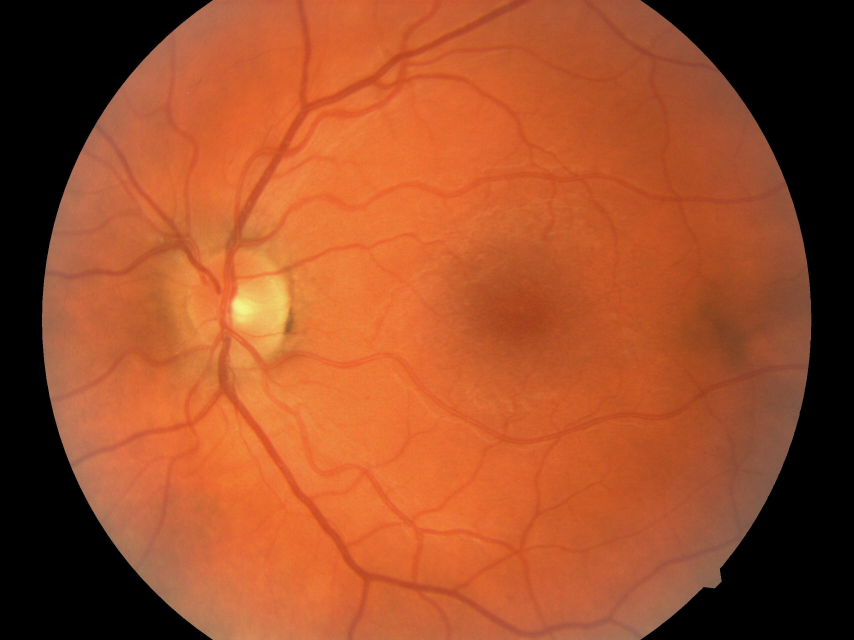
#> input picture defense/fundus-examples/dr02/30_left1.jpeg, 2560 x 1920 px (shown at 1/3 size)
$ python -i image_quality.py   (imports and definitions only)
#> lines starting #> are read from the running program, lines starting #| are printed output that depends on the picture; after the words box and inside, x2 and y2 are one past the last pixel; in counts of white or black regions, pixels touching at a corner belong together
#> further down, picture is the input picture: shape (1920, 2560, 3); mean B, G, R 41.3, 77.9, 158.1
"""Image quality metrics for preprocessing pipeline analysis (§3.3).

Metrics:
  CNR   — Contrast-to-Noise Ratio (vessel vs background)
  Entropy — Shannon entropy (information content)
  SSIM  — Structural Similarity (preservation vs original)
"""

from __future__ import annotations

import cv2
import numpy as np
from skimage.metrics import structural_similarity


def compute_cnr(image: np.ndarray) -> float:
    """Compute Contrast-to-Noise Ratio between vessel and background regions.

    Uses the green channel (best vessel contrast in retinal images) and
    Otsu thresholding to separate vessel from background pixels.

    CNR = |mean_vessel - mean_background| / std_background

    Args:
        image: BGR or single-channel uint8 or float32 image.

    Returns:
        CNR scalar. Higher is better.
    """
    # Extract green channel (index 1 in BGR)
    if image.ndim == 3:
        green = image[:, :, 1]
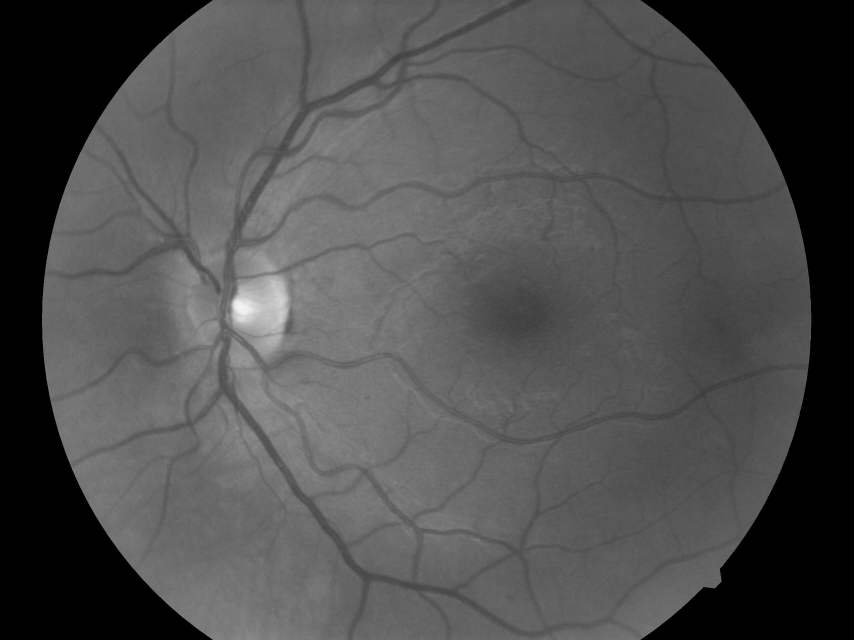
#> green: shape (1920, 2560) (shown at 1/3 size); min 0, max 247, mean 77.9
    else:
        green = image

    # Normalise to uint8 for Otsu
    if green.dtype != np.uint8:
        g8 = (np.clip(green, 0, 1) * 255).astype(np.uint8)
    else:
        g8 = green

    _, mask = cv2.threshold(g8, 0, 255, cv2.THRESH_BINARY + cv2.THRESH_OTSU)
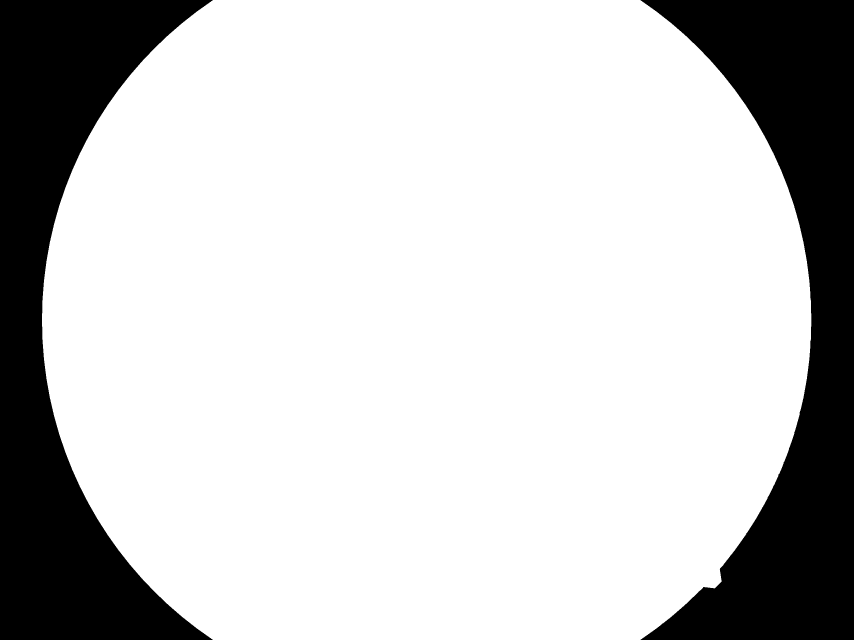
#> mask: shape (1920, 2560) (shown at 1/3 size); 78.3% white; 2 black regions, box (x1, y1, x2, y2) and area: (0, 0, 639, 1920) 534782, (1921, 0, 2560, 1920) 533358

    vessel_pixels = g8[mask > 0].astype(np.float64)
    bg_pixels     = g8[mask == 0].astype(np.float64)

    if len(vessel_pixels) == 0 or len(bg_pixels) == 0:
        return 0.0

    std_bg = float(np.std(bg_pixels))
#> std_bg = 1.01
    if std_bg < 1e-8:
        return 0.0

    return float(abs(np.mean(vessel_pixels) - np.mean(bg_pixels)) / std_bg)


def compute_entropy(image: np.ndarray) -> float:
    """Compute Shannon entropy of the image intensity histogram.

    H = -sum(p * log2(p)) over histogram bins (zero-probability bins skipped).

    Args:
        image: Any-channel image (uint8 or float32). Converted to grayscale
               if multichannel.

    Returns:
        Entropy in bits. Higher means more information content.
    """
    if image.ndim == 3:
        gray = cv2.cvtColor(
            (image * 255).astype(np.uint8) if image.dtype != np.uint8 else image,
            cv2.COLOR_BGR2GRAY,
        )
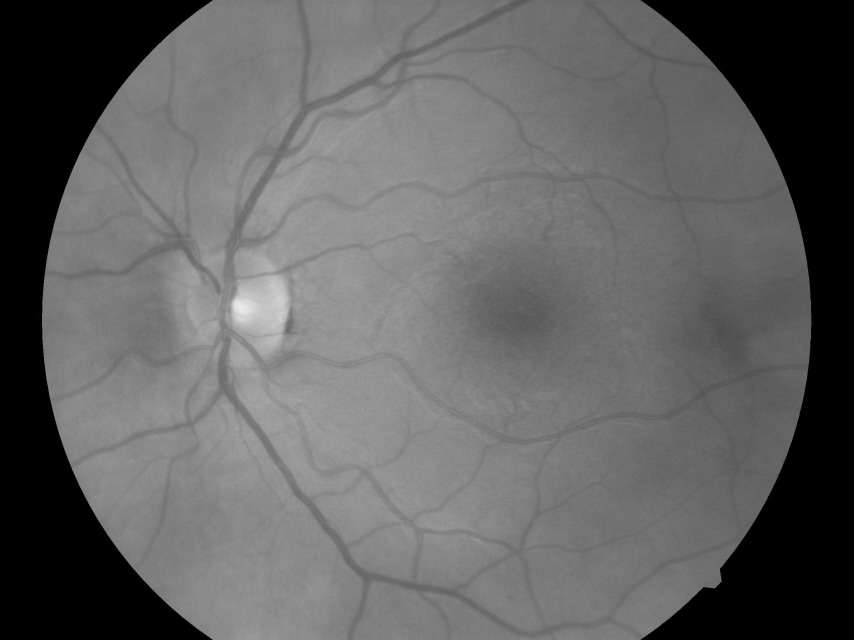
#> gray: shape (1920, 2560) (shown at 1/3 size); min 0, max 236, mean 97.7
    else:
        gray = image

    if gray.dtype != np.uint8:
        gray = (np.clip(gray, 0, 1) * 255).astype(np.uint8)

    hist = cv2.calcHist([gray], [0], None, [256], [0, 256]).ravel()
#> hist = 256 values, max 1042211 at index 0, min 0 at index 54, mean 19200
    prob = hist / (hist.sum() + 1e-12)
#> prob = 256 values, max 0.212 at index 0, min 0 at index 54, mean 0.00391
    prob = prob[prob > 0]
#> prob = 227 values, max 0.212 at index 0, min 2.03e-07 at index 51, mean 0.00441
    return float(-np.sum(prob * np.log2(prob)))


def compute_ssim(original: np.ndarray, processed: np.ndarray) -> float:
    """Compute Structural Similarity Index between original and processed images.

    Measures how much structural information is preserved after preprocessing.
    Both images are converted to grayscale uint8 and resized to the same
    resolution if they differ.

    Args:
        original: Reference image (BGR uint8 or float32).
        processed: Processed image (BGR uint8 or float32).

    Returns:
        SSIM in [-1, 1]. Values near 1 indicate high structural preservation.
    """
    def _to_gray_u8(img: np.ndarray) -> np.ndarray:
        if img.dtype != np.uint8:
            img = (np.clip(img, 0, 1) * 255).astype(np.uint8)
        if img.ndim == 3:
            return cv2.cvtColor(img, cv2.COLOR_BGR2GRAY)
        return img

    g_orig = _to_gray_u8(original)
    g_proc = _to_gray_u8(processed)

    # Resize processed to match original if sizes differ
    if g_orig.shape != g_proc.shape:
        g_proc = cv2.resize(g_proc, (g_orig.shape[1], g_orig.shape[0]),
                            interpolation=cv2.INTER_LINEAR)

    score, _ = structural_similarity(g_orig, g_proc, full=True)
    return float(score)


def compute_all_quality_metrics(
    image: np.ndarray,
    original: np.ndarray | None = None,
) -> dict[str, float | None]:
    """Compute all image quality metrics for one image.

    Args:
        image: Processed image (BGR uint8 or float32).
        original: Optional reference image for SSIM computation.
                  If None, ssim is returned as None.

    Returns:
        Dict with keys: cnr, entropy, ssim (float or None).
    """
    return {
        "cnr":     compute_cnr(image),
        "entropy": compute_entropy(image),
        "ssim":    compute_ssim(original, image) if original is not None else None,
    }

>>> import cv2
>>> picture = cv2.imread('../../defense/fundus-examples/dr02/30_left1.jpeg')
>>> result = compute_all_quality_metrics(picture)
#> result = 3 items

$ run again, on defense/fundus-examples/dr02/30_right2.jpeg
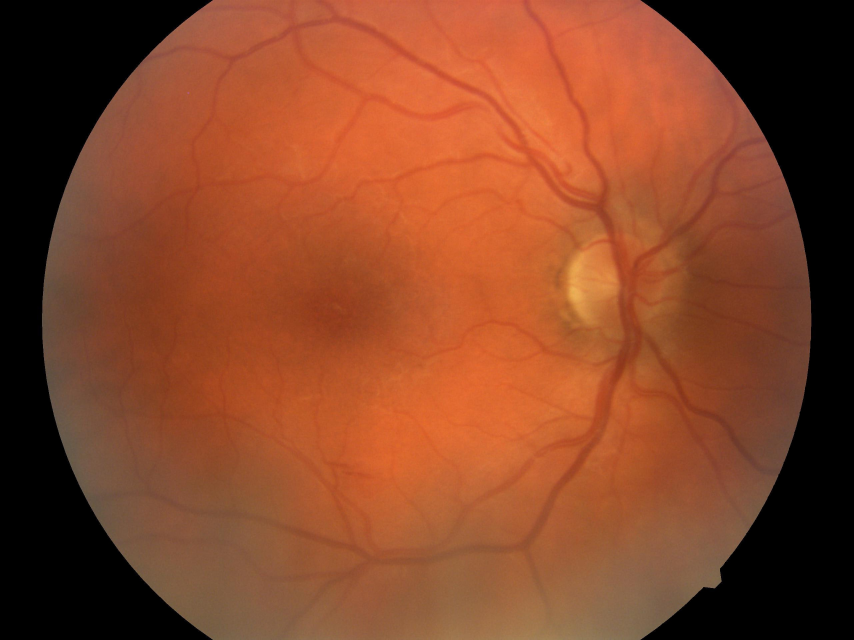
#> input picture defense/fundus-examples/dr02/30_right2.jpeg, 2560 x 1920 px (shown at 1/3 size)
#> picture is the input picture: shape (1920, 2560, 3); mean B, G, R 40.2, 69, 133.7
#> in compute_cnr, `green = image[:, :, 1]`:
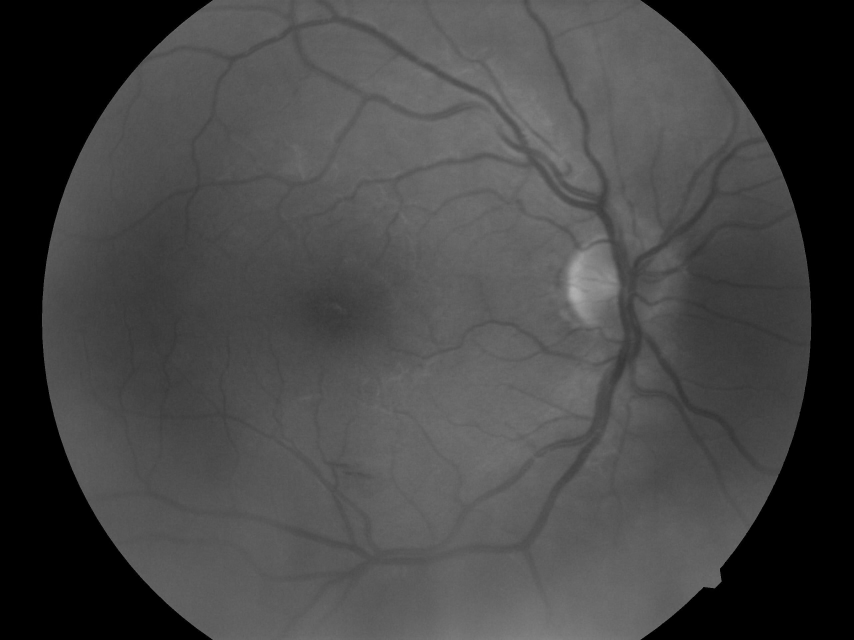
#> green: shape (1920, 2560) (shown at 1/3 size); min 0, max 177, mean 69
#> mask: shape (1920, 2560); 78.3% white; 2 black regions, box (x1, y1, x2, y2) and area: (0, 0, 639, 1920) 534783, (1921, 0, 2560, 1920) 533365
#> std_bg = 0.988
#> in compute_entropy, `gray = cv2.cvtColor( (image * 255).astype(np.uint8) if image.dtype != ..`:
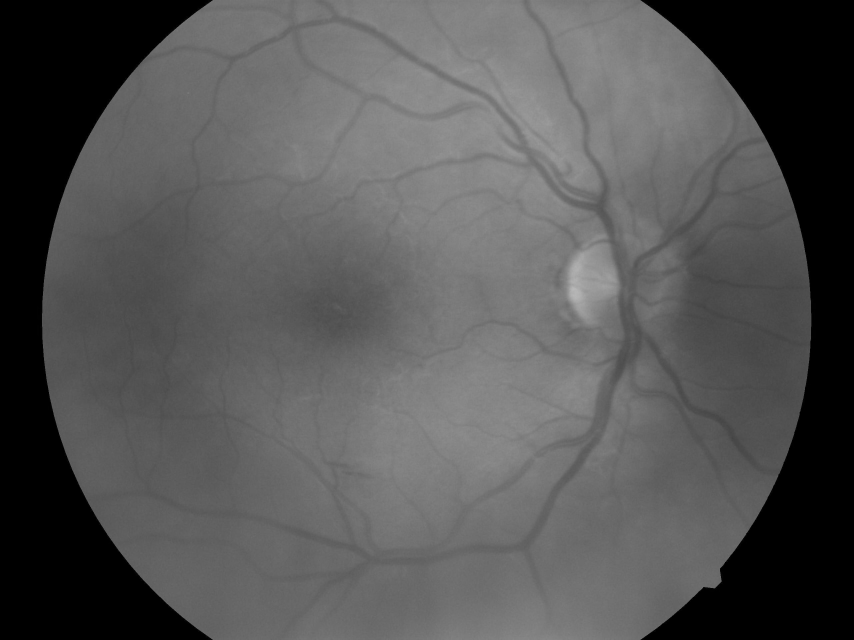
#> gray: shape (1920, 2560) (shown at 1/3 size); min 0, max 186, mean 85.1
#> hist = 256 values, max 1043764 at index 0, min 0 at index 48, mean 19200
#> in compute_entropy, `prob = hist / (hist.sum() + 1e-12)`: prob = 256 values, max 0.212 at index 0, min 0 at index 48, mean 0.00391
#> in compute_entropy, `prob = prob[prob > 0]`: prob = 185 values, max 0.212 at index 0, min 2.03e-07 at index 48, mean 0.00541
#> result = 3 items
